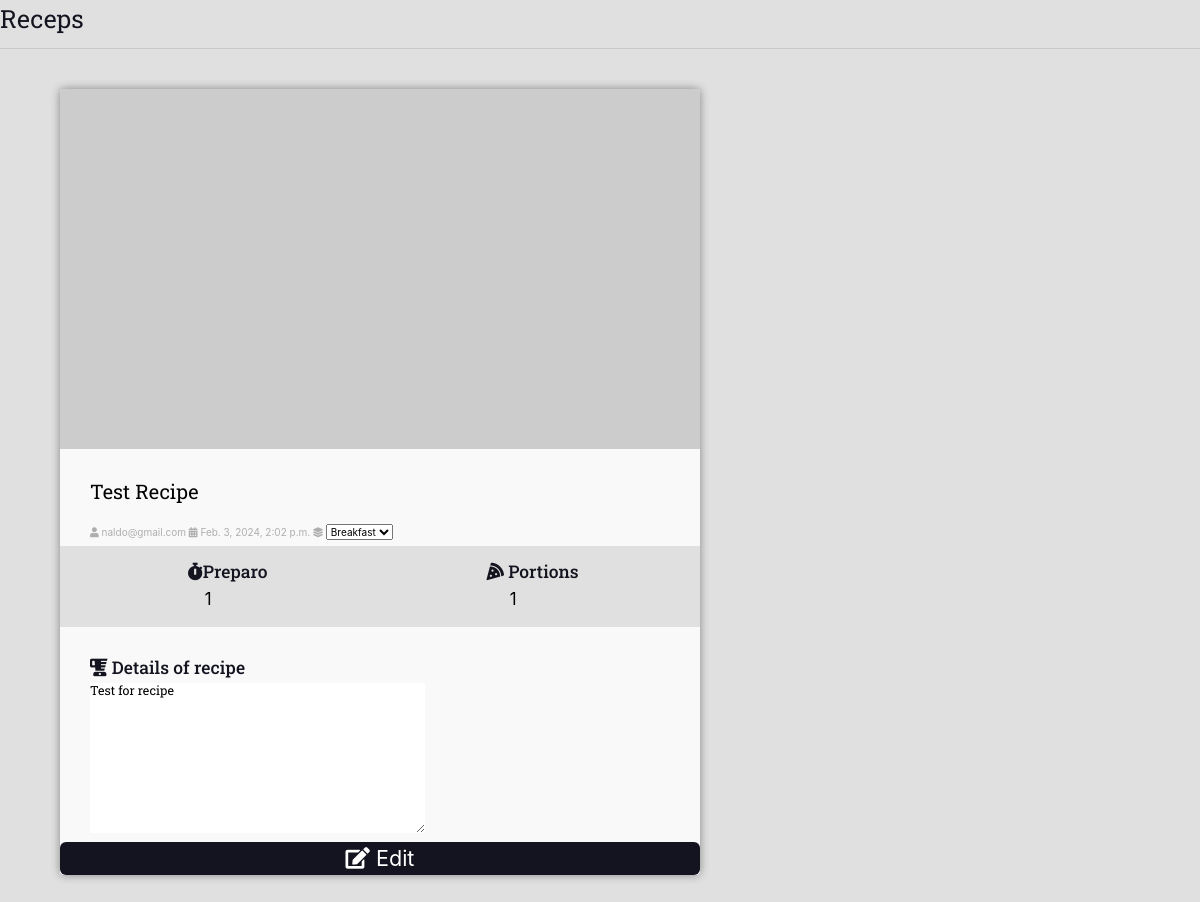
Screenshot of /authors/dashboard/2/edit/ (signed in) with the database file from the repository.
### receps/models.py (models this page shows, shortened)
class Receps(models.Model):
    title = models.CharField(max_length=42)
    date = models.DateTimeField(auto_now_add=True)
    category = models.ForeignKey(Categories, on_delete=models.DO_NOTHING)
    portions = models.PositiveIntegerField(null=False, blank=False)
    user = models.ForeignKey(User, models.DO_NOTHING)
    description = models.TextField(blank=False)
    time = models.CharField(max_length=8)
    slug = models.SlugField(blank=True, null=False, unique=True)
    update = models.DateTimeField(auto_now=True)
    is_published = models.BooleanField(default=True)

### authors/views.py (the view, shortened to what this page needs)
# urls.py: path('dashboard/<int:id>/edit/', views.edit, name='edit'),
@login_required(login_url='auth:login')
def edit(request, id):
    if request.method == 'GET':
        form = FormsAuthors(
            request.POST or None,
            instance = Receps.objects.all().filter(id=id).first()
        )
        receps_list = Receps.objects.all().filter(id=id)
        return render(request, 'pages/form.html', {'form': form, 'Receps': receps_list})

### authors/forms.py
class FormsAuthors(forms.ModelForm):
    class Meta:
        model = Receps
        fields = ['title', 'category', 'portions', 'description', 'is_published', 'time']
    def __init__(self, *args, **kwargs):
        super().__init__(*args, **kwargs)
        self.fields['title'].widget.attrs.update({'id': 'dash-title','placeholder': 'Exemple title', 'minlength': 6})
        self.fields['category'].widget.attrs.update({'id': 'dash-category'})
        self.fields['portions'].widget.attrs.update({'id': 'dash-portions', 'placeholder': '1'})
        self.fields['description'].widget.attrs.update({'id': 'dash-description', 'placeholder': 'About'})
        self.fields['is_published'].widget.attrs.update({'id': 'dash-published'})
        self.fields['time'].widget.attrs.update({'id': 'dash-time', 'placeholder': '1h 20m'})

### receps/models.py (called while the page is built)
    def __str__(self):
        return self.name

### authors/templates/pages/form.html
{% extends '../partials/extension.html' %}
{% block 'head' %}
  {% load static %}
  <link rel="stylesheet" href="{% static 'css/form.css' %}">
  <link rel="stylesheet" href="{% static 'css/profile.css' %}">
{% endblock %}
{% block 'body' %}
  {% include 'partials/header_min.html' %}
  {% for recipe in Receps %}
    {% include 'partials/recepe_edit.html' %}
  {% endfor %}
{% endblock %}

### authors/templates/partials/recepe_edit.html (shortened to what this page needs)
<div class="main-container">
    <div class="main-content main-content-list container">
        <form class="recipe recipe-list-item" method="POST" action="{% url 'authors:edit' id=recipe.id %}">
            <div class="recipe-cover">
                <img src="https://via.placeholder.com/1280x720.png/000">
            </div>
            <div class="recipe-title-container">
                <h2>{{form.title}}</h2>
            </div>
            <div class="recipe-author">
                <span class="author-item">
                    <i class="fas fa-user"></i>
                    {% if recipe.user is not None%}
                      {{recipe.user.username}}
                    {% else %}
                      Unknow
                    {% endif%}
                </span>
                <span class="author-item">
                    <i class="fas fa-calendar-alt"></i>
                    {{recipe.date}}
                </span>
                <span class="author-item">
                    <i class="fas fa-layer-group"></i>
                    {{form.category}}
                </span>
            </div>
            <div class="recipe-meta-container">
                <div class="recipe-meta recipe-preparation">
                    <h3 class="recipe-meta-title"><i class="fas fa-stopwatch"></i>Preparo</h3>
                    <div class="recipe-meta-text">
                        {{form.time}}
                    </div>
                </div>
                <div class="recipe-meta recipe-servings">
                    <h3 class="recipe-meta-title">
                        <i class="fas fa-pizza-slice"></i>
                        Portions
                    </h3>
                    <div class="recipe-meta-text">
                    {% if recipe.portions < 2%}
                    {{form.portions}}
                    {% endif %}
                    </div>
                </div>
            </div>
            <div class="recipe-title-container">
                <h3>
                  <i class="fas fa-blender"></i>
                  Details of recipe
                </h3>
                <h5>{{form.description}}</h5>
            </div>
            <div class="recipe-footer">
                <button class="recipe-read-more button button-dark button-full-width" href="{% url 'receps:receps' %}">
                    <i class="fas fa-edit"></i>
                    <span>Edit</span>
                </button>
            </div>
        </form>
    </div>
</div>

### authors/static/css/form.css (style rules this page uses)
* { margin: 0; padding: 0; }
html { font-size: 62.5%; }
body { font-size: 2.4rem; background: var(--color-gray-1); color: var(--color-primary-dark); }
h1, h2, h3, h4, h5, h6 { font-family: var(--font-heading); }
input { border: none; background: transparent; }
#dash-title { width: 80%; }
#dash-time { width: 15%; }
#dash-portions { width: 15%; background: transparent; }
#dash-description { border: none }
.container { max-width: 1440; margin: 0 auto; padding: var(--spacing-gutter-medium) }
.main-content-list { display: grid; grid-template-columns: repeat(auto-fit, minmax(340px, 1fr)); gap: var(--spacing-gutter-large); }
.recipe { background: var(--color-white); box-shadow: 0 0 10px rgba(0, 0, 0, 0.4); transform: scale(1); transition: all 300ms ease-in-out; background: var(--color-gray-0); border-radius: 4px; overflow: hidden; }
.recipe img { max-width: 100%; }
.recipe-list-item { max-width: 640px; }
.recipe-title-container { padding: var(--spacing-gutter-medium); padding-bottom: calc(var(--spacing-gutter-medium) / 20); }
.recipe-author { padding: 0 var(--spacing-gutter-medium); }
.author-item { font-size: 10px; color: var(--color-gray-3); }
.recipe-meta-container { display: flex; flex-flow: row wrap; background: var(--color-gray-1); padding: calc(var(--spacing-gutter-medium) / 2) ; }
.recipe-meta-text { font-size: 70%; }
.recipe-meta { display: flex; flex-flow: column nowrap; flex-shrink: 1; flex-grow: 1; text-align: center; }
.recipe-footer button { margin-top: auto; background: var(--color-primary-dark); width: 100%; color: white; border: none; display: block; text-decoration: none; border-radius: 6px; text-align: center; font-size: 90%; }

### authors/static/css/profile.css (style rules this page uses)
body { background-color: var(--color-gray-1); }
* { margin: 0; padding: 0; }

### rows the page displays
Receps: title "Test Recipe", user.username "naldo@gmail.com", date "Feb. 3, 2024, 2:02 p.m.", category "Breakfast", time "1", portions "1", description "Test for recipe"
